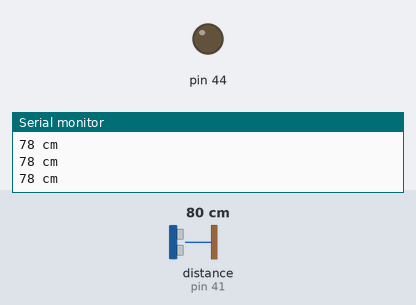
Recording of a sketch running on a simulated Arduino Mega 2560, built with avr-gcc and run on an emulated ATmega2560. On the bench: output pins drawn as LEDs (lit = HIGH), the last lines printed to the serial monitor. Wiring (inferred from the names in the program): ultrasonic range finder: trigger pin 40; echo pin 41. Inputs (shaded band) come from the test bench; at power-on: distance to the obstacle (sensor on pin 41) 80 cm. The echo pulse lasts 58.3 µs per cm; pins used as bus, display or sensor lines are not drawn.

Above: at 1.3 s.
1.4 s: distance to the obstacle (sensor on pin 41) set to 13 cm
2.9 s: distance to the obstacle (sensor on pin 41) set to 10 cm
At 3.6 s:
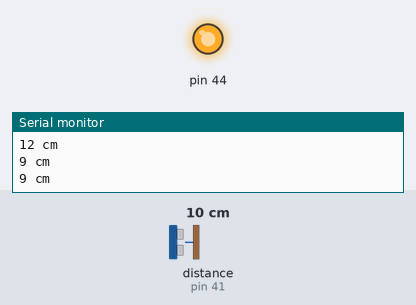
4.5 s: distance to the obstacle (sensor on pin 41) set to 18 cm
At 4.9 s:
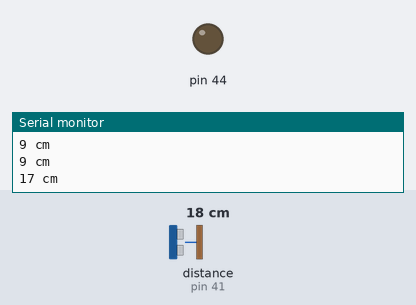
6.0 s: distance to the obstacle (sensor on pin 41) set to 2 cm
At 7.4 s:
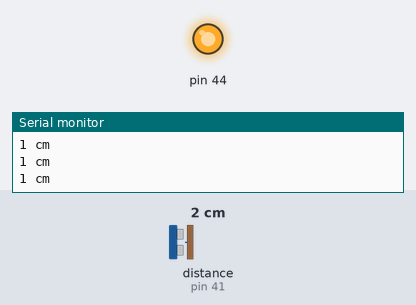
Timing chart, 0 to 8.5 s (numbered marks = the images above; inputs shaded):
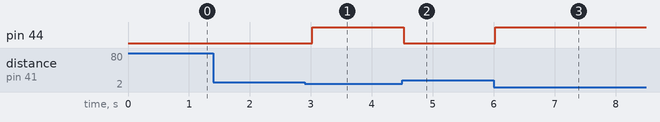

Measured:
- the behaviour switches between 12 and 11 cm on distance to the obstacle (sensor on pin 41) (found by bisection; images 0 and 1)
- after the input at 2.9 s, pin 44: LOW → HIGH after 0.12 s
- after the input at 4.5 s, pin 44: HIGH → LOW at once
- after the input at 6.0 s, pin 44: LOW → HIGH at once

The sketch:

ultrasonic.ino
```cpp
#define trigPin 40                   // trigPin을 13으로 설정합니다.
#define echoPin 41                // echoPin을 12로 설정합니다.

void setup()
{
  Serial.begin (9600);              // 시리얼 모니터를 사용하기 위해 보드레이트를 9600으로 설정합니다.
  pinMode(trigPin, OUTPUT);   // trigPin 핀을 출력핀으로 설정합니다.
  pinMode(echoPin, INPUT);    // echoPin 핀을 입력핀으로 설정합니다.
  pinMode(44, OUTPUT);
}

void loop()
{
  long duration, distance;                   // 각 변수를 선언합니다.
  digitalWrite(trigPin, LOW);                 // trigPin에 LOW를 출력하고
  delayMicroseconds(2);                    // 2 마이크로초가 지나면
  digitalWrite(trigPin, HIGH);                // trigPin에 HIGH를 출력합니다.
  delayMicroseconds(10);                  // trigPin을 10마이크로초 동안 기다렸다가
  digitalWrite(trigPin, LOW);                // trigPin에 LOW를 출력합니다.
  duration = pulseIn(echoPin, HIGH);   // echoPin핀에서 펄스값을 받아옵니다.
  /*
      trigPin핀에서 초음파를 발사하였고 그 초음파가 다시 돌아 올 때까지 기다립니다.
      만약 벽이나 장애물에 닿아서 다시 echoPin으로 돌아왔다면 그동안의 시간을 duration에 저장합니다.
  */
  distance = duration * 17 / 1000;          //  duration을 연산하여 센싱한 거리값을 distance에 저장합니다.
  /*
     거리는 시간 * 속도입니다.
     속도는 음속으로 초당 340mm이므로 시간 * 340m이고 cm단위로 바꾸기 위해 34000cm로 변환합니다.
     시간 값이 저장된 duration은 마이크로초 단위로 저장되어 있어, 변환하기 위해 1000000을 나눠줍니다.
     그럼 시간 * 34000 / 1000000이라는 값이 나오고, 정리하여 거리 * 34 / 1000이 됩니다.
     하지만 시간은 장애물에 닿기까지와 돌아오기까지 총 두 번의 시간이 걸렸으므로 2를 나누어줍니다.
     그럼 시간 * 17 / 1000이라는 공식이 나옵니다.
  */
//  if (distance >= 200 || distance <= 0)       // 거리가 200cm가 넘거나 0보다 작으면
//  {
//    Serial.println("거리를 측정할 수 없음");   // 에러를 출력합니다.
//  }
//  else                                                    // 거리가 200cm가 넘지 않거나 0보다 작지 않으면
//  {
    Serial.print(distance);                         // distance를 시리얼 모니터에 출력합니다.
    Serial.println(" cm");                           // cm를 출력하고 줄을 넘깁니다.
//  }

  if (distance <= 10)
  {
    digitalWrite(44, HIGH);
  }
  else
  {
    digitalWrite(44, LOW);
  }
  delay(500);                                         // 0.5초동안 기다립니다.
}
```
